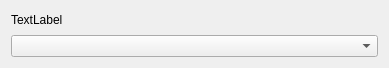
<?xml version="1.0" encoding="UTF-8"?>
<ui version="4.0">
 <class>Dialog</class>
 <widget class="QDialog" name="Dialog">
  <property name="geometry">
   <rect>
    <x>0</x>
    <y>0</y>
    <width>389</width>
    <height>68</height>
   </rect>
  </property>
  <property name="windowTitle">
   <string/>
  </property>
  <layout class="QGridLayout" name="gridLayout">
   <item row="0" column="0">
    <widget class="QLabel" name="label">
     <property name="text">
      <string>TextLabel</string>
     </property>
    </widget>
   </item>
   <item row="1" column="0">
    <widget class="QComboBox" name="comboBox"/>
   </item>
  </layout>
 </widget>
 <resources/>
 <connections/>
</ui>
